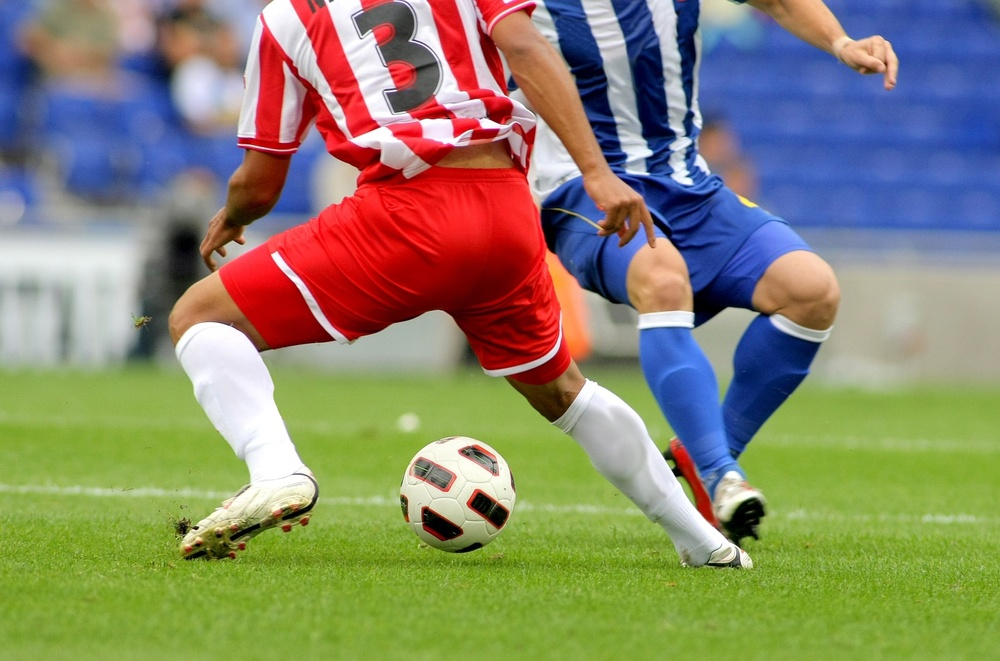
#> input picture soccer.jpg, 1000 x 661 px, shrunk from 1434 x 948 before the run
$ python 4-1_src.py
#> lines starting #> are read from the running program, lines starting #| are printed output that depends on the picture
import cv2 as cv

img=cv.imread('soccer.jpg')
#> img is the input picture: shape (661, 1000, 3); mean B, G, R 107.3, 133.3, 136.8
gray=cv.cvtColor(img,cv.COLOR_BGR2GRAY) #엣지는 그레이 영상에 적용
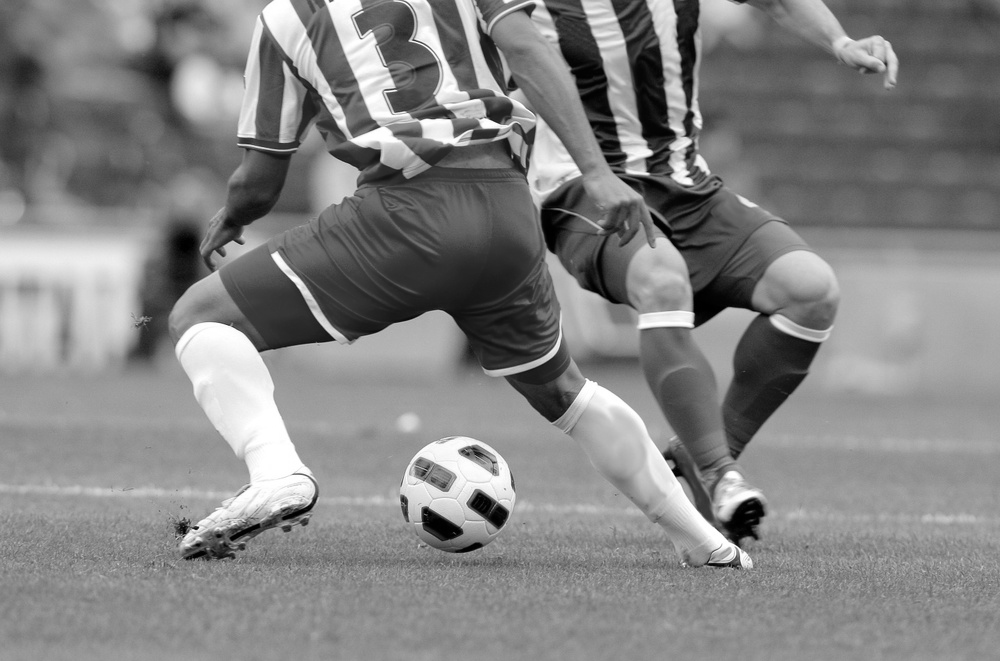
#> gray: shape (661, 1000); min 0, max 255, mean 131.4

# 소벨 에지 추출
#소벨은 프레윗연산자에서 중앙의 값에 가중치를 더욱 크게 만들어서 만든 엣지추출기법중 하나이다.

grad_x = cv.Sobel(gray, cv.CV_32F, 1, 0, ksize=3) #x와 y를 나눠서 해주는 것은 필터가 나눠져 있기 때문에
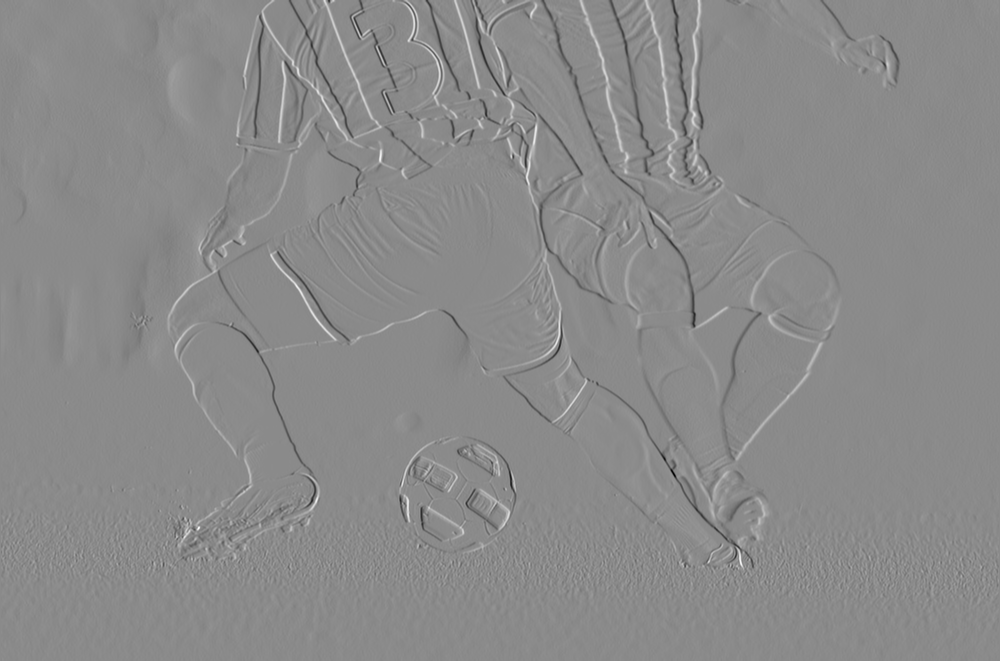
#> grad_x: shape (661, 1000) float32; min -884, max 741, mean -0.1; drawn with min black and max white
grad_y = cv.Sobel(gray, cv.CV_32F, 0, 1, ksize=3) #cv.Sobel을 사용해서 넣어주면 된다.
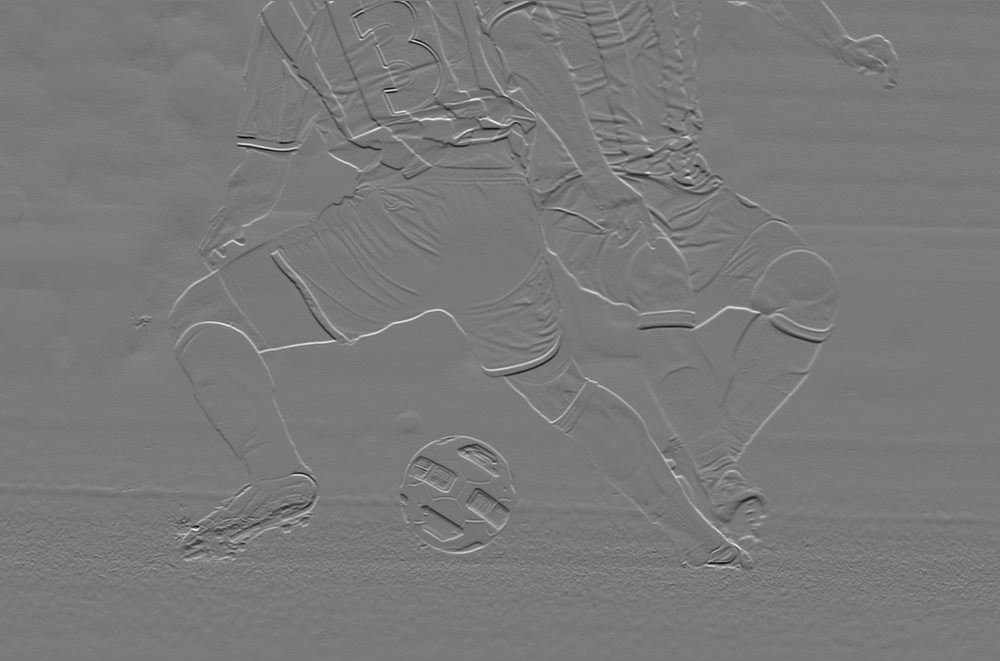
#> grad_y: shape (661, 1000) float32; min -819, max 891, mean 0.1; drawn with min black and max white

sobel_x = cv.convertScaleAbs(grad_x) #절댓값을 취해 양수 영상으로 변환 + numpy의 uint8로 변환 0보다 작으면 0으로 255보다 크면 255로 바꿔
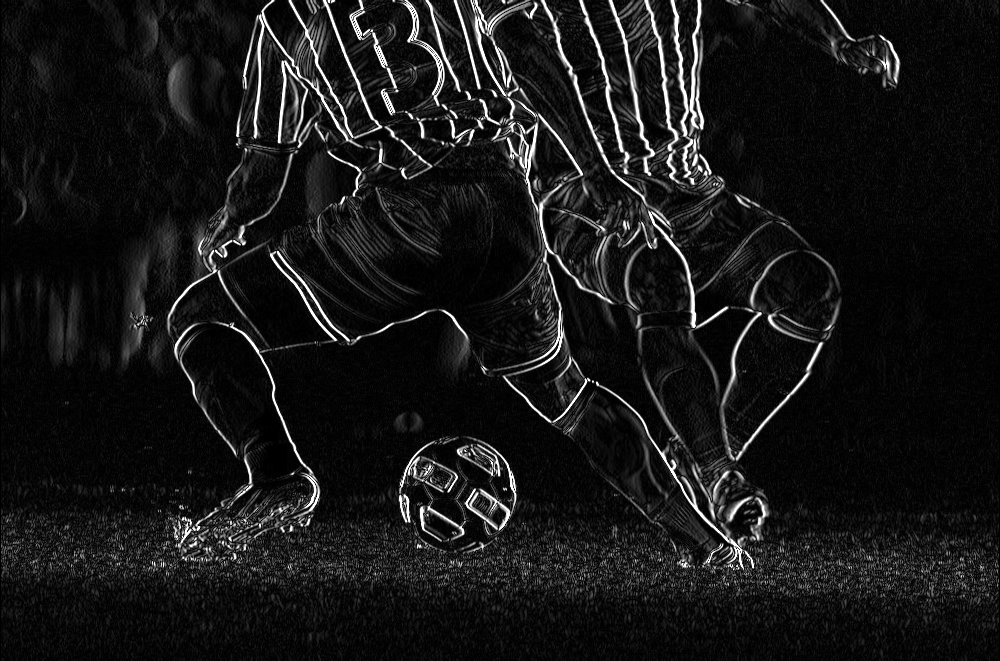
#> sobel_x: shape (661, 1000); min 0, max 255, mean 23.1
sobel_y = cv.convertScaleAbs(grad_x)

edge_strength=cv.addWeighted(sobel_x,0.5,sobel_y,0.5,0)	# 에지 강도 계산

cv.imshow('Original',gray)
cv.imshow('sobelx',sobel_x)
cv.imshow('sobely',sobel_y)
cv.imshow('edge strength',edge_strength)

cv.waitKey()
cv.destroyAllWindows()

$ run again, with apples.jpg copied over soccer.jpg
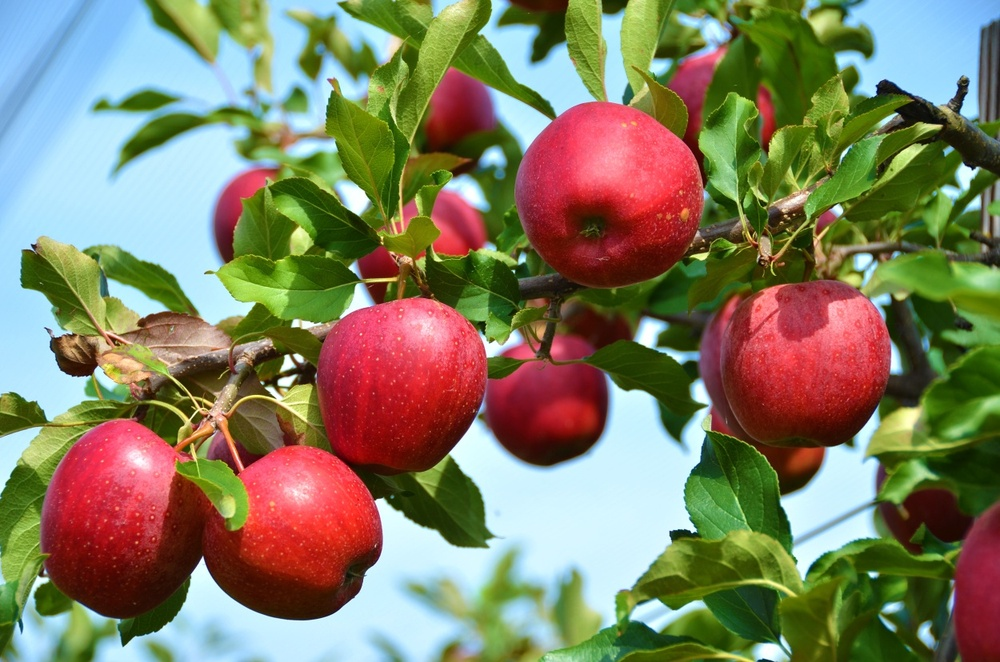
#> input picture apples.jpg, 1000 x 662 px, shrunk from 1250 x 828 before the run
#> img is the input picture: shape (662, 1000, 3); mean B, G, R 98.6, 125.8, 129.6
#> `grad_y = cv.Sobel(gray, cv.CV_32F, 0, 1, ksize=3)`:
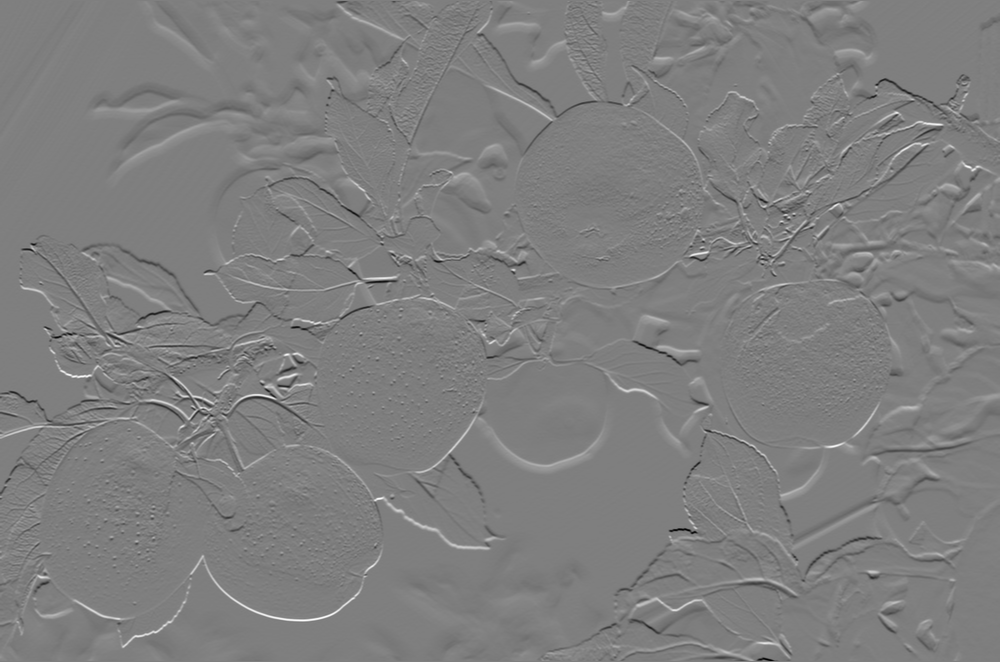
#> grad_y: shape (662, 1000) float32; min -864, max 870, mean -0.2; drawn with min black and max white
#> `sobel_x = cv.convertScaleAbs(grad_x)`:
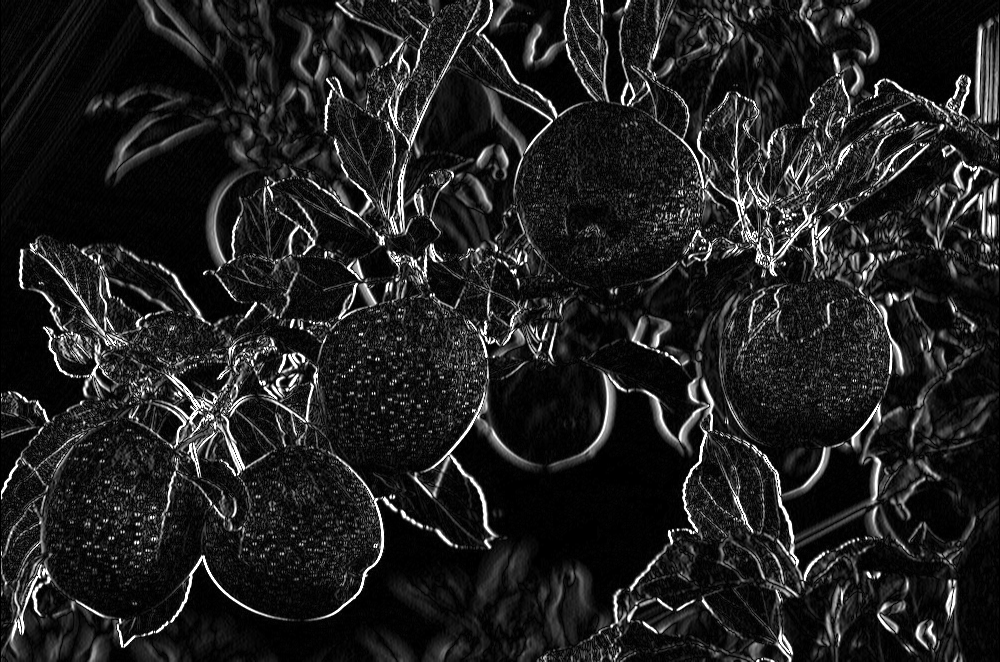
#> sobel_x: shape (662, 1000); min 0, max 255, mean 32.9

$ run again, with busy_street.jpg copied over soccer.jpg
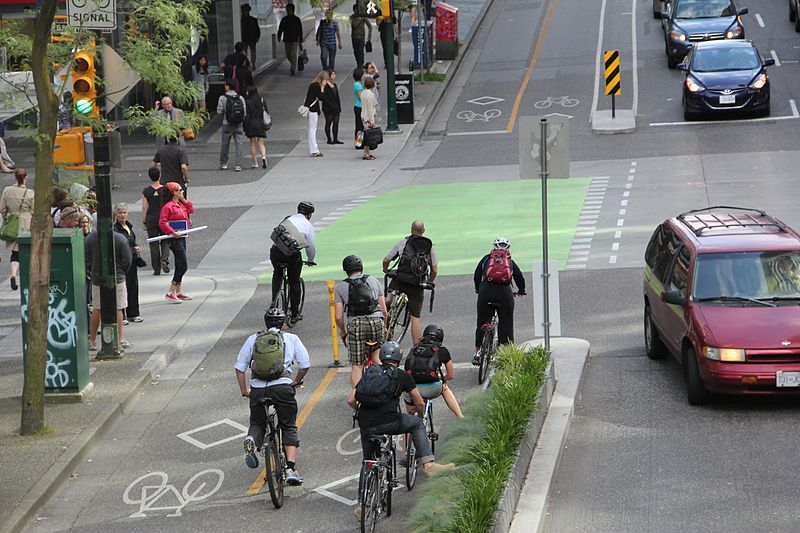
#> input picture busy_street.jpg, 800 x 533 px
#> img is the input picture: shape (533, 800, 3); mean B, G, R 115.4, 119.8, 118.7
#> `grad_y = cv.Sobel(gray, cv.CV_32F, 0, 1, ksize=3)`:
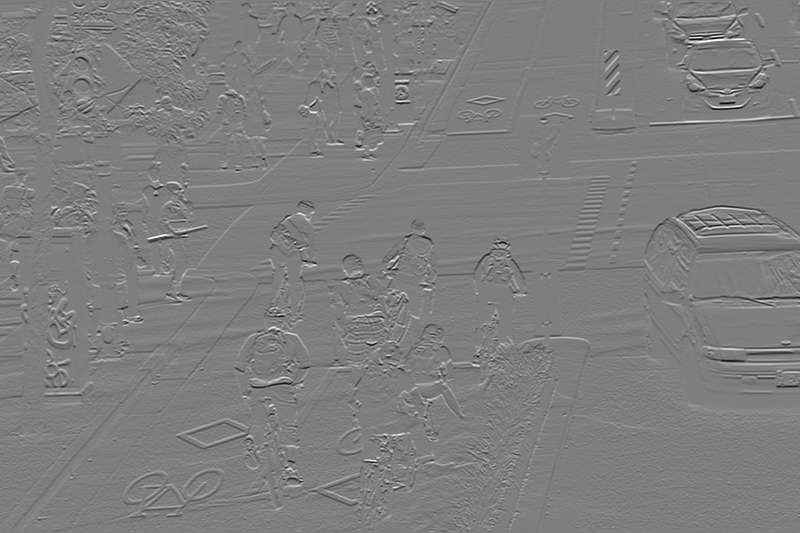
#> grad_y: shape (533, 800) float32; min -999, max 1011, mean 0.5; drawn with min black and max white
#> `sobel_x = cv.convertScaleAbs(grad_x)`:
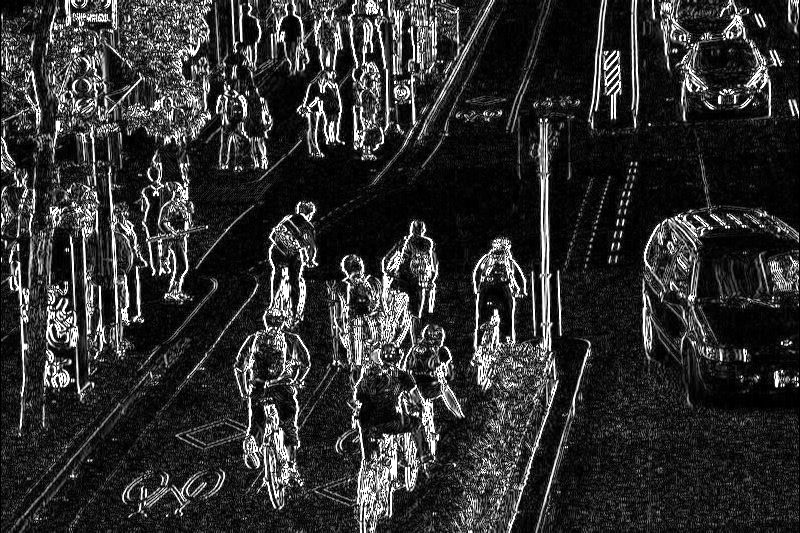
#> sobel_x: shape (533, 800); min 0, max 255, mean 47.7

$ run again, with girl_laughing.jpg copied over soccer.jpg
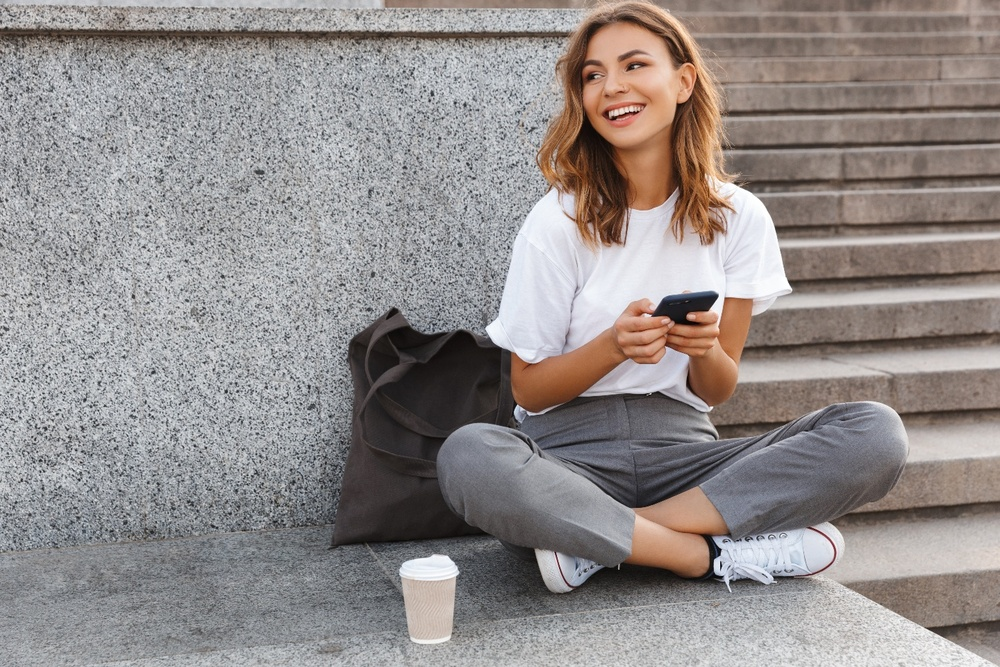
#> input picture girl_laughing.jpg, 1000 x 667 px, shrunk from 1440 x 960 before the run
#> img is the input picture: shape (667, 1000, 3); mean B, G, R 139.3, 140.6, 146.9
#> `grad_y = cv.Sobel(gray, cv.CV_32F, 0, 1, ksize=3)`:
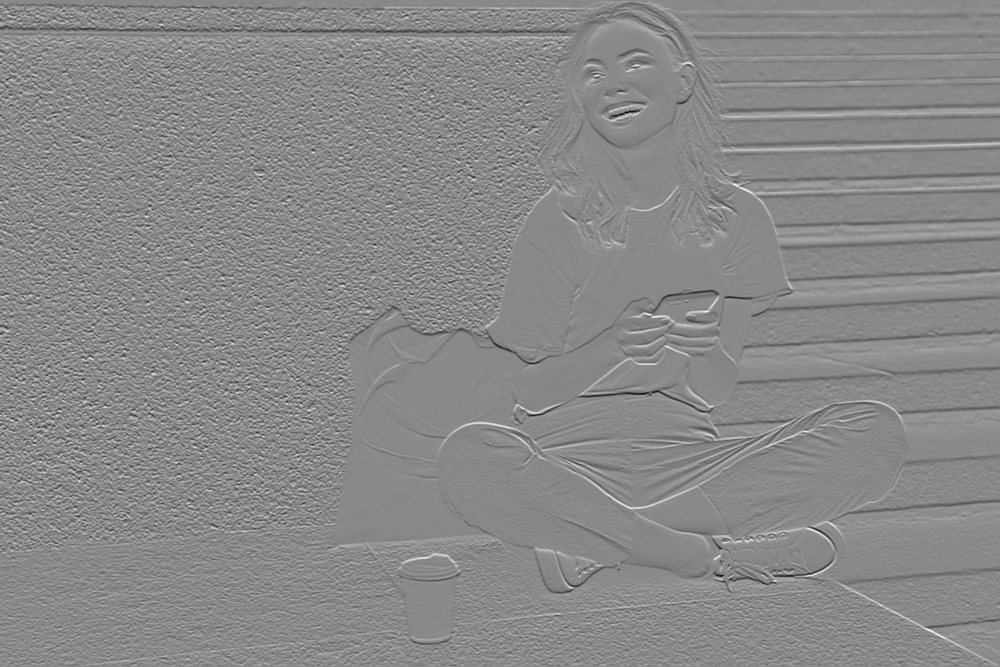
#> grad_y: shape (667, 1000) float32; min -860, max 739, mean 0.5; drawn with min black and max white
#> `sobel_x = cv.convertScaleAbs(grad_x)`:
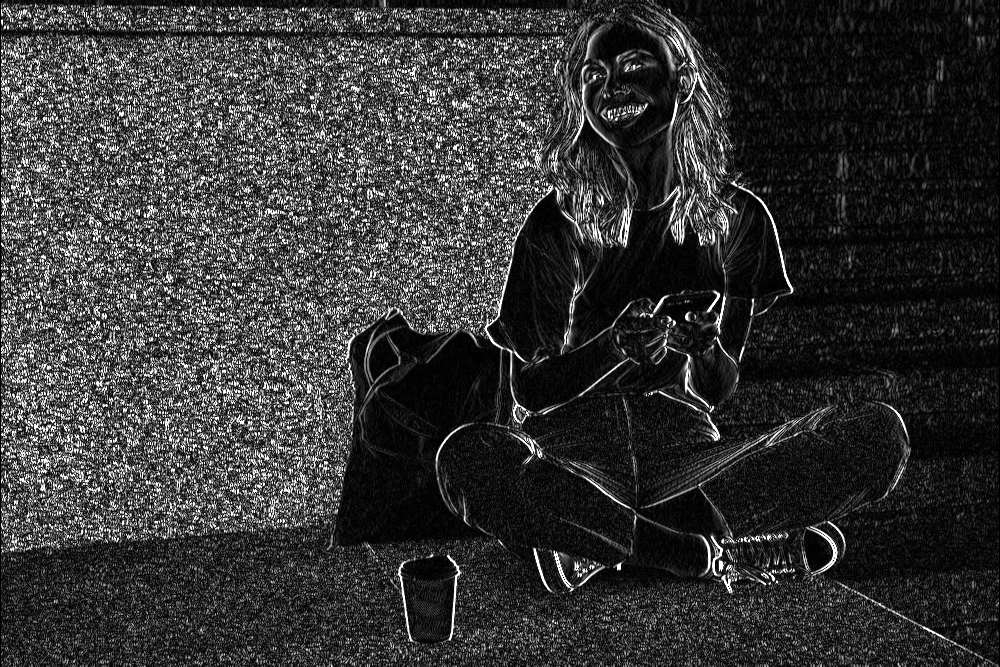
#> sobel_x: shape (667, 1000); min 0, max 255, mean 53.4
